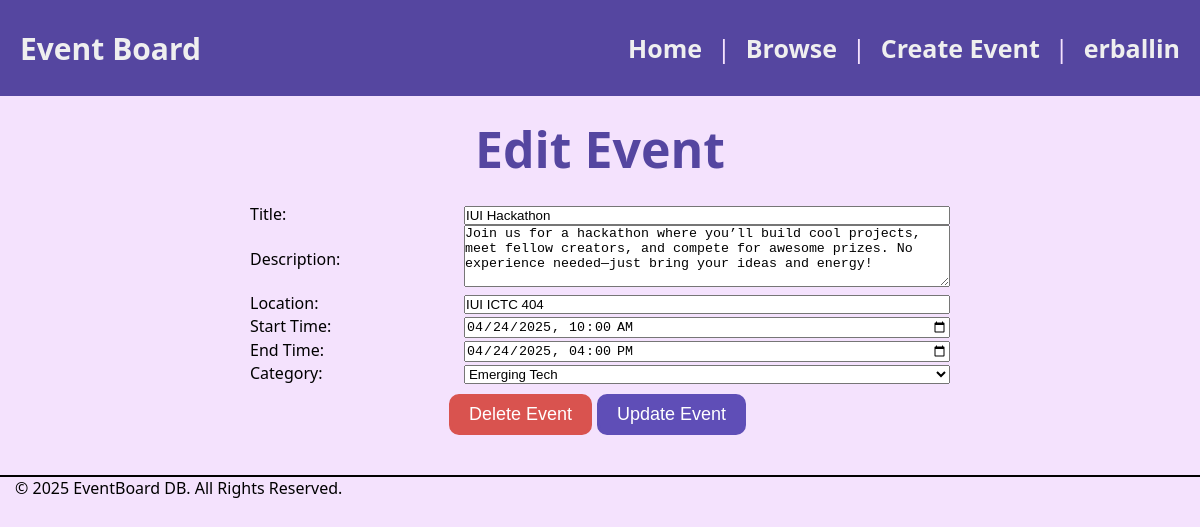
The page /event_form.php?eventId=4 (signed in) on the database its author committed.
### tables this page shows
CREATE TABLE `events` (
  `event_id` int(11) NOT NULL,
  `title` varchar(100) NOT NULL,
  `description` text DEFAULT NULL,
  `location` varchar(200) DEFAULT NULL,
  `start_time` datetime NOT NULL,
  `end_time` datetime NOT NULL,
  `host_id` int(11) NOT NULL,
  `board_id` int(11) DEFAULT NULL,
  `category_id` int(11) DEFAULT NULL,
  `created_at` timestamp NOT NULL DEFAULT current_timestamp(),
  `updated_at` timestamp NOT NULL DEFAULT current_timestamp() ON UPDATE current_timestamp()
);

CREATE TABLE `categories` (
  `category_id` int(11) NOT NULL,
  `name` varchar(50) NOT NULL,
  `description` text DEFAULT NULL
);

### event_form.php (the view, shortened to what this page needs)
<?php
include ('includes/header.php');
include ('database.php');
$isEditing = false;
$event = [
    'title' => '',
    'description' => '',
    'location' => '',
    'start_time' => '',
    'end_time' => '',
    'category_id' => ''
];
if (isset($_GET['eventId']) && is_numeric($_GET['eventId'])) {
    $eventId = intval($_GET['eventId']);
    $isEditing = true;
    $sql = "SELECT * FROM events WHERE event_id = ?";
    $stmt = $conn->prepare($sql);
    $stmt->bind_param("i", $eventId);
    $stmt->execute();
    $result = $stmt->get_result();
    if ($result && ($row = $result->fetch_assoc())) {
        if ($_SESSION['user_id'] == $row['host_id']) {
            $event = $row;
        } else {
            echo "<p>You do not have permission to view this event.</p>";
            include('includes/footer.php');
            exit;
        }
    } else {
        echo "<p>Event not found.</p>";
        include('includes/footer.php');
        exit;
    }
}
$categories = [];
$cat_result = $conn->query("SELECT category_id, name FROM categories");
while ($row = $cat_result->fetch_assoc()) {
    $categories[] = $row;
}
?>
<p class="main" style="text-align:center;"><?= $isEditing ? 'Edit Event' : 'Create Event' ?></p>
<form method="post" action="save_event.php" style="max-width: 700px; margin: 0 auto;">
    <table class="form-table" style="width: 100%; border-collapse: collapse;">
        <tr>
            <td><label for="title">Title:</label></td>
            <td><input type="text" name="title" id="title"  style="width: 100%;" value="<?= htmlspecialchars($event['title']) ?>"></td>
        </tr>
        <tr>
            <td><label for="description">Description:</label></td>
            <td><textarea name="description" id="description"  rows="4" style="width: 100%; resize: vertical;"><?= htmlspecialchars($event['description']) ?></textarea></td>
        </tr>
        <tr>
            <td><label for="location">Location:</label></td>
            <td><input type="text" name="location" id="location"  style="width: 100%;" value="<?= htmlspecialchars($event['location']) ?>"></td>
        </tr>
        <tr>
            <td><label for="start_time">Start Time:</label></td>
            <td><input type="datetime-local" name="start_time" id="start_time"  style="width: 100%;" value="<?= $event['start_time'] ? date('Y-m-d\TH:i', strtotime($event['start_time'])) : '' ?>"></td>
        </tr>
        <tr>
            <td><label for="end_time">End Time:</label></td>
            <td><input type="datetime-local" name="end_time" id="end_time"  style="width: 100%;" value="<?= $event['end_time'] ? date('Y-m-d\TH:i', strtotime($event['end_time'])) : '' ?>"></td>
        </tr>
        <tr>
            <td><label for="category_id">Category:</label></td>
            <td>
                <select name="category_id" id="category_id"  style="width: 100%;">
                    <?php foreach ($categories as $cat): ?>
                        <option value="<?= $cat['category_id'] ?>" <?= ($event['category_id'] == $cat['category_id']) ? 'selected' : '' ?>>
                            <?= htmlspecialchars($cat['name']) ?>
                        </option>
                    <?php endforeach; ?>
                </select>
            </td>
        </tr>
    </table>
    <inline>
    <div style="text-align: center;">
        <button type="submit">
            <?= $isEditing ? 'Update Event' : 'Create Event' ?>
        </button>
    </div>
  </form>
<?php if ($isEditing): ?>
    <form method="post" action="save_event.php" onsubmit="confirm('Are you sure you want to delete this event?');" style="text-align: center; display: inline;">
      <div style="text-align: display: inline; center; ">
        <button type="submit" style="display: inline; background-color: #d9534f; border-color: #d9534f;">Delete Event</button>
      </div>
    </form>
<?php endif; ?>
<?php include ('includes/footer.php'); ?>

### www/css/styles.css (style rules this page uses)
* { margin: 0; padding: 0; box-sizing: border-box; }
html, body { height: 100%; font-family: sans; background-color: #f4e2fd; }
h1, h2, h3, h4, h5, h6, p { margin-bottom: 16px; }
.main { color: #5546a0; font-size: 50px; text-align: center; padding-top: 15px; padding-bottom: 20px; font-weight: 700; margin: 0 !important; }
.event .button, button, a.button { background-color: #5f4eb7; border: 3px solid #5f4eb7; display: inline-block; padding: 7px 17px; font-size: 18px; color: white; text-decoration: none; border-radius: 10px; margin-right: 5px; cursor: pointer; font-family: sans-serif; }
inline { width: 100%; display: flex; flex-direction: row-reverse; align-items: center; justify-content: center; margin-top: 10px; }

### rows shown on the page
events: title "IUI Hackathon", description "Join us for a hackathon where you’ll build cool projects, meet fellow creators, and compete for awesome prizes. No experience needed—just bring your ideas and energy!", location "IUI ICTC 404", start_time "04/24/2025 10:00", end_time "04/24/2025 16:00", category_id "Emerging Tech"

### other values the page prints
$_SESSION['username'] "erballin"
